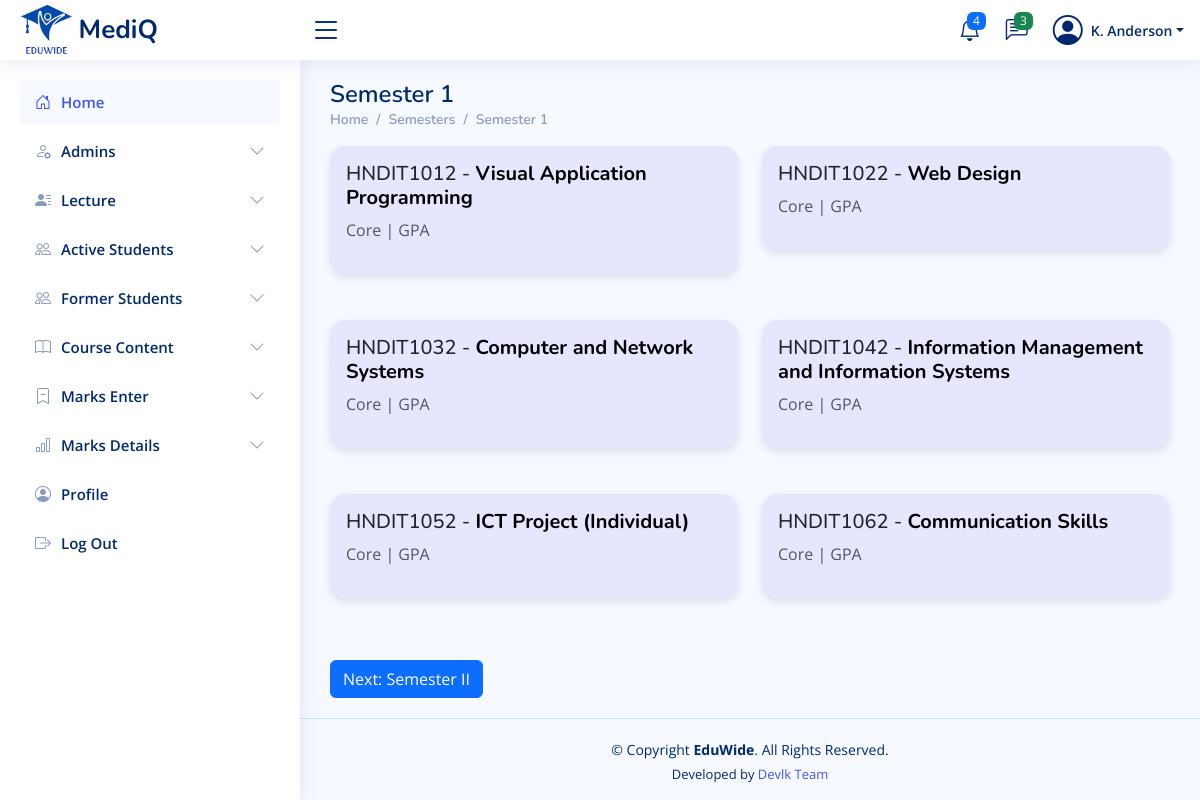
Page /admin/pages-semester1.php (signed in) on the committed database.
### tables this page shows
CREATE TABLE `subjects` (
  `id` int(11) NOT NULL,
  `semester` varchar(50) DEFAULT NULL,
  `code` varchar(20) DEFAULT NULL,
  `name` varchar(255) DEFAULT NULL,
  `description` varchar(255) DEFAULT NULL
);

### admin/pages-semester1.php (the view, shortened to what this page needs)
<?php
require_once '../includes/db-conn.php';
$sql = "SELECT * FROM subjects WHERE semester = 'Semester I'";
$result = $conn->query($sql);
?>
<!DOCTYPE html>
<html lang="en">
<head>
    <?php include_once("../includes/css-links-inc.php"); ?>
</head>
<body>
    <?php include_once("../includes/header.php") ?>
    <?php include_once("../includes/sadmin-sidebar.php") ?>
    <main id="main" class="main">
        <div class="pagetitle">
            <h1>Semester 1</h1>
            <nav>
                <ol class="breadcrumb">
                    <li class="breadcrumb-item"><a href="">Home</a></li>
                    <li class="breadcrumb-item"><a href="">Semesters</a></li>
                    <li class="breadcrumb-item"><a href="">Semester 1</a></li>
                </ol>
            </nav>
        </div>
        <section class="section">
                    <div class="row">
                    <?php
                    if ($result->num_rows > 0) {
                        while($row = $result->fetch_assoc()) {
                            echo '<div class="col-md-6 mb-3">
                                    <div class="card p-3">
                                        <h5>' . $row['code'] . ' - <a href="marks-entry.php?subject_id=' . $row['id'] . '">' . $row['name'] . '</a></h5>
                                        <p class="text-muted">' . $row['description'] . '</p>
                                    </div>
                                  </div>';
                        }
                    } else {
                        echo "No subjects found";
                    }
                    ?>
                </div>
                <a href="pages-semester2.php" class="btn btn-primary mt-3">Next: Semester II</a>
        </section>
    </main>
    <?php include_once("../includes/footer.php") ?>
</body>
</html>

### assets/css/style.css (style rules this page uses)
:root { scroll-behavior: smooth; }
body { font-family: "Open Sans", sans-serif; background: #f6f9ff; color: #444444; }
h1, h2, h3, h4, h5, h6 { font-family: "Nunito", sans-serif; }
#main { margin-top: 60px; padding: 20px 30px; transition: all 0.3s; }
.pagetitle { margin-bottom: 10px; }
.pagetitle h1 { font-size: 24px; margin-bottom: 0; font-weight: 600; color: #012970; }
.card { margin-bottom: 30px; border: none; border-radius: 5px; box-shadow: 0px 0 30px rgba(1, 41, 112, 0.1); }
.breadcrumb { font-size: 14px; font-family: "Nunito", sans-serif; color: #899bbd; font-weight: 600; }
.breadcrumb a { color: #899bbd; transition: 0.3s; }
.breadcrumb .breadcrumb-item::before { color: #899bbd; }
@media (min-width: 1200px) { #main, #footer { margin-left: 300px; } }

### admin/pages-semester1.php (style rules this page uses)
.card { border: none; border-radius: 15px; box-shadow: 0 4px 8px rgba(0, 0, 0, 0.1); transition: transform 0.3s ease-in-out; background-color: #e6e6ff; }
.card a { text-decoration: none; color: #000; font-weight: bold; }

### rows in the picture
subjects: code "HNDIT1012", name "Visual Application Programming", description "Core | GPA"
subjects: code "HNDIT1022", name "Web Design", description "Core | GPA"
subjects: code "HNDIT1032", name "Computer and Network Systems", description "Core | GPA"
subjects: code "HNDIT1042", name "Information Management and Information Systems", description "Core | GPA"
subjects: code "HNDIT1052", name "ICT Project (Individual)", description "Core | GPA"
subjects: code "HNDIT1062", name "Communication Skills", description "Core | GPA"
